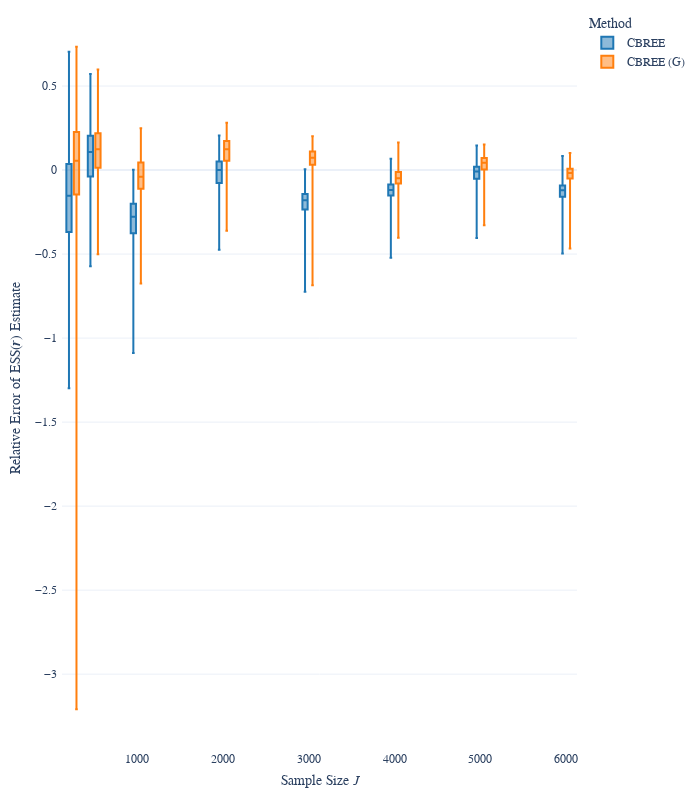

Notebook source saved alongside this figure:
### Markdown cell above
### Study correlation of importace function evaluations

### Code cell
# sort
df_ess["J_ESS"] =(df_ess["Sample Size"] -  df_ess.J_ESS) / df_ess["Sample Size"]
df_ess.sort_values(by="Solver", inplace = True)
# plot
fig_hist = px.box(df_ess,
                  x = "Sample Size",
                        y = "J_ESS",
                        color="Solver",
                        points=False,
                        color_discrete_sequence = CMAP,
                        labels={"Solver": "Method"})
# style and save
fig_hist.update_layout(**MY_LAYOUT)
fig_hist.update_layout(height=800)
fig_hist.update_xaxes(title_text = "Sample Size <i>J</i>")
fig_hist.update_yaxes(title_text = f"Relative Error of ESS(<b><i>r</b></i>) Estimate")
fig_hist.write_image(fig_name + "_boxplot.png",scale=WRITE_SCALE)
fig_hist.show()

### Figure 1 — Plotly figure (JSON) as saved in the notebook; plotly's stock layout.template omitted (floating-point values rounded to 4 significant figures; data arrays with more than 128 entries replaced by an {"elided": "..."} marker saying what was removed)
{"data": [{"alignmentgroup": "True", "boxpoints": false, "hovertemplate": "Method=CBREE<br>Sample Size=%{x}<br>J_ESS=%{y}<extra></extra>", "legendgroup": "CBREE", "marker": {"color": "#1F77B4"}, "name": "CBREE", "notched": false, "offsetgroup": "CBREE", "orientation": "v", "showlegend": true, "type": "box", "x": {"elided": "1600 int values"}, "x0": " ", "xaxis": "x", "y": {"elided": "1600 float values"}, "y0": " ", "yaxis": "y"}, {"alignmentgroup": "True", "boxpoints": false, "hovertemplate": "Method=CBREE (G)<br>Sample Size=%{x}<br>J_ESS=%{y}<extra></extra>", "legendgroup": "CBREE (G)", "marker": {"color": "#FF7F0E"}, "name": "CBREE (G)", "notched": false, "offsetgroup": "CBREE (G)", "orientation": "v", "showlegend": true, "type": "box", "x": {"elided": "1600 int values"}, "x0": " ", "xaxis": "x", "y": {"elided": "1600 float values"}, "y0": " ", "yaxis": "y"}], "layout": {"autosize": false, "boxmode": "group", "font": {"family": "Serif"}, "height": 800, "legend": {"title": {"text": "Method"}, "tracegroupgap": 0}, "margin": {"b": 50, "l": 50, "pad": 4, "r": 50, "t": 10}, "width": 700, "xaxis": {"anchor": "y", "domain": [0, 1], "exponentformat": "power", "title": {"text": "Sample Size <i>J</i>"}}, "yaxis": {"anchor": "x", "domain": [0, 1], "exponentformat": "power", "title": {"text": "Relative Error of ESS(<b><i>r</b></i>) Estimate"}}}}
